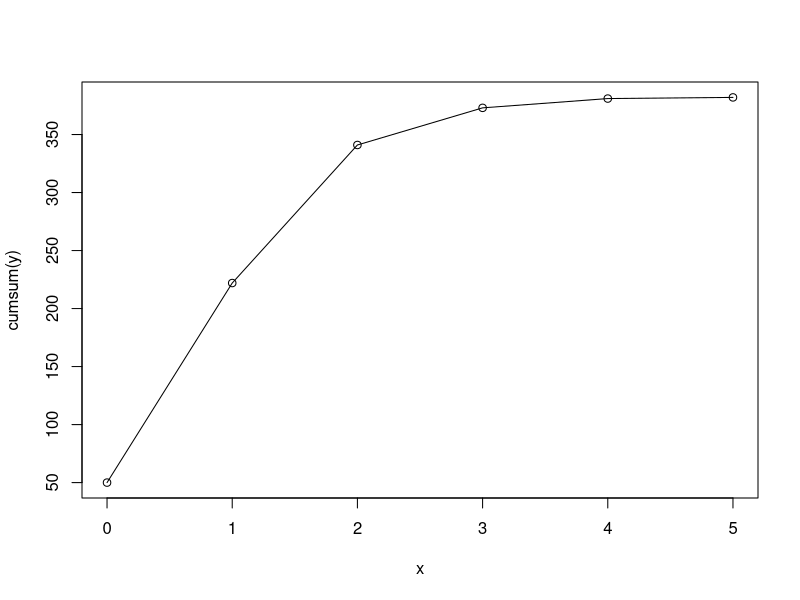

R code for this plot:
##SLIP - 28
#Q.1
x <- c(0,1,2,3,4,5)
y <- c(50,172,119,32,8,1)

plot(x,cumsum(y), type="o")

##Q.2
x <- c(0,1,2,3,4)
y <- c(25,9,8,5,4)

mean_val <- sum(x*y)/sum(y)
mean_val
